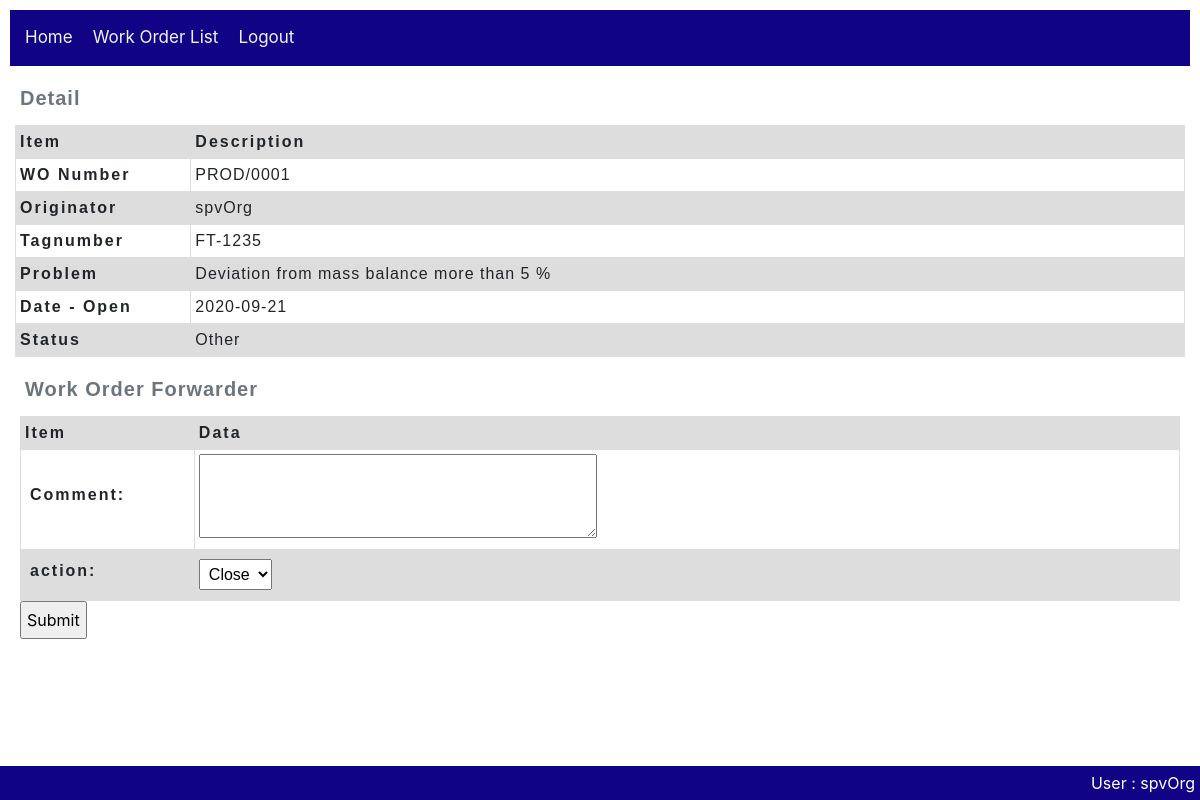
Screenshot of /workOrder/work_order/1/forward/ (signed in) with the database file from the repository.
### workOrder/models.py (models this page shows, shortened)
class Work_order(models.Model):
    wo_number = models.CharField(max_length=20, null=True)
    tagnumber = models.CharField(max_length=50, null=True, help_text='Enter tagnumber(eg. FT-1405)')
    problem = models.TextField(max_length=1000, null=True)
    originator = models.ForeignKey(User,
        on_delete=models.SET_NULL,
        null=True)
    dest_section = models.ForeignKey(Section,
        on_delete=models.SET_NULL,
        null=True)
    date_open = models.DateField()
    date_finish = models.DateField(null=True)
    status = models.ForeignKey(Action,
        on_delete=models.SET_NULL,
        null=True)
    priority = models.ForeignKey(Wo_priority,
        on_delete=models.SET_NULL,
        null=True)
    current_user_id = models.IntegerField(null=True)
    executor_user_id = models.IntegerField(null=True)
    class Meta:
        ordering = ['originator','status','wo_number']

### utility/models.py (models this page shows, shortened)
class Action(models.Model):
    name = models.CharField(max_length=20, null=True, help_text='Enter name of Action(eg. Open, Close, Reject...)')
    description = models.CharField(max_length=100, null=True, help_text='Enter description of Action')
    mode = models.ForeignKey('Mode', on_delete=models.SET_NULL, null=True)
    class Meta:
        ordering = ['name']
    def __str__(self):
        return self.name

### workOrder/views.py (the view, shortened to what this page needs)
# urls.py: path('work_order/<int:pk>/forward/', views.Work_orderForward.as_view(), name='work_order-forward'),
class Work_orderForward(LoginRequiredMixin, CreateView):
    form_class = WoJournalForm
    model = Wo_journal
    template_name = 'workOrder/WoJournal_form.html'  # Specify your own template name/location
    def get_form_kwargs(self):
        kwargs = super(Work_orderForward, self).get_form_kwargs()
        kwargs.update({'user': self.request.user})
        return kwargs
    def get_initial(self):
        initial = super(Work_orderForward, self).get_initial()
        return initial
    def get_context_data(self, **kwargs):
        context = super(Work_orderForward,self).get_context_data(**kwargs)
        woOnProcess = Work_order.objects.get(id=self.kwargs.get("pk"))
        context['work_order'] = woOnProcess
        return context

### workOrder/forms.py (shortened to what this page needs)
class WoJournalForm(ModelForm):
   def __init__(self, *args, **kwargs):
      self.user = kwargs.pop('user')
      super(WoJournalForm, self).__init__(*args, **kwargs)
      actDict = {}
      for action in Profile.objects.get(user=self.user).actions.all():
         actDict[action.pk] = action.name
      actlist = list(actDict.items())
      actions = Profile.objects.get(user=self.user).actions.all()
      self.fields['action'].widget = Select(choices=actlist)
   class Meta:
      template_name = 'workOrder/WoJournal_form.html'  # Specify your own template name/location
      model = Wo_journal
      fields = ['comment',
                  'action']
      labels = {'comment': _('comment')}
      widgets = { 'comment': forms.Textarea(attrs={'rows':3})}
      labels = {'action': _('action')}

### workOrder/templates/workOrder/WoJournal_form.html (shortened to what this page needs)
{% extends "base_workOrder.html" %}
{% block content %}
  {% include 'woHeader.html' %}
  <form action="" method="post">
    <table class="WoForm">
      <caption>Work Order Forwarder</caption>
      <thead>
        <tr>
          <th scope="col">Item</th>
          <th scope="col">Data</th>
        </tr>
      </thead>
      <tbody>
        {{ form.as_table }}
      </tbody>
    </table>
    <input type="submit" value="Submit">
  </form>
{% endblock %}

### workOrder/templates/base_workOrder.html (shortened to what this page needs)
<!DOCTYPE html>
<html lang="en">
    <head>
        <link rel="stylesheet" href="https://stackpath.bootstrapcdn.com/bootstrap/4.1.3/css/bootstrap.min.css">
        <link rel="stylesheet" href="http://code.jquery.com/ui/1.11.0/themes/smoothness/jquery-ui.css">
        {% load static %}
        <link rel="stylesheet" href="{% static 'css/styles.css' %}">
    </head>
    <body>
        <div class="topnav">
            <ul>
                <li><a href="{% url 'home-cmms' %}">Home</a></li>
                {% if user.is_authenticated %}
                    <li><a href="{% url 'workOrder:work_orders'%}">Work Order List</a></li>
                    <li><a href="{% url 'logout'%}?next={{request.path}}">Logout</a></li>
                {% else %}
                    <li><a href="{% url 'login'%}?next={{request.path}}">Login</a></li>
                {% endif %}
            </ul>
        </div>
        <div>{% block content %}{% endblock %}</div>
        <div class="footer">
            {% if user.is_authenticated %}
                User : {{ user.get_username }}
            {% endif %}
        </div>
    </body>
</html>

### workOrder/templates/woHeader.html (shortened to what this page needs)
{% block content %}
    <table class="WoHeader">
        <caption>Detail</caption>
        <thead>
            <tr>
                <th scope="col">Item</th>
                <th scope="col">Description</th>
            </tr>
        </thead>
        <tbody>
            <tr>
                <th scope="row">WO Number</th>
                <td>{{ work_order.wo_number }}</td>
            </tr>
            <tr>
                <th scope="row">Originator</th>
                <td>{{ work_order.originator }}</td>
            </tr>
            <tr>
                <th scope="row">Tagnumber</th>
                <td>{{ work_order.tagnumber }}</td>
            </tr>
            <tr>
                <th scope="row">Problem</th>
                <td>{{ work_order.problem }}</td>
            </tr>
            <tr>
                <th scope="row">Date - Open</th>
                <td>{{ work_order.date_open }}</td>
            </tr>
            <tr>
                <th scope="row">Status</th>
                <td id = "status"></td>
            </tr>
        </tbody>
    </table>
{% endblock %}

### workOrder/static/css/styles.css (style rules this page uses)
* { padding: 5px; }
.topnav { overflow: hidden; background-color: rgb(16, 3, 133); }
.topnav ul { list-style-type: none; margin: 0; padding: 0; overflow: hidden; background-color: rgb(16, 3, 133); }
.topnav ul li { float: left; color: #f2f2f2; text-align: center; padding: 5px; text-decoration: none; font-size: 17px; }
.topnav ul li a { float: left; color: #f2f2f2; text-align: center; padding: 5px; text-decoration: none; font-size: 17px; }
.footer { position: fixed; left: 0; bottom: 0; width: 100%; background-color: rgb(16, 3, 133); color: white; text-align: right; }
* { box-sizing: border-box; }
table { table-layout: fixed; width: 100%; border-collapse: collapse; }
caption { font-family: sans-serif; font-size: 20px; font-weight: bold; caption-side: top; text-align: left; letter-spacing: 1px; }
td, th { border: 1px solid #dddddd; text-align: left; padding: 4px; }
th { letter-spacing: 2px; }
td { letter-spacing: 1px; }
thead th { background-color: #dddddd; }
tr:nth-child(even) { background-color: #dddddd; }
table.WoHeader { font-family: arial, sans-serif; }
table.WoHeader thead th:nth-child(1) { width: 15%; }
table.WoForm { font-family: arial, sans-serif; }
table.WoForm thead th:nth-child(1) { width: 15%; }

### rows the page displays
Work_order: wo_number "PROD/0001", originator "spvOrg", tagnumber "FT-1235", problem "Deviation from mass balance more than 5 %", date_open "2020-09-21"

### other values shown
{{ user.get_username }} "spvOrg"
